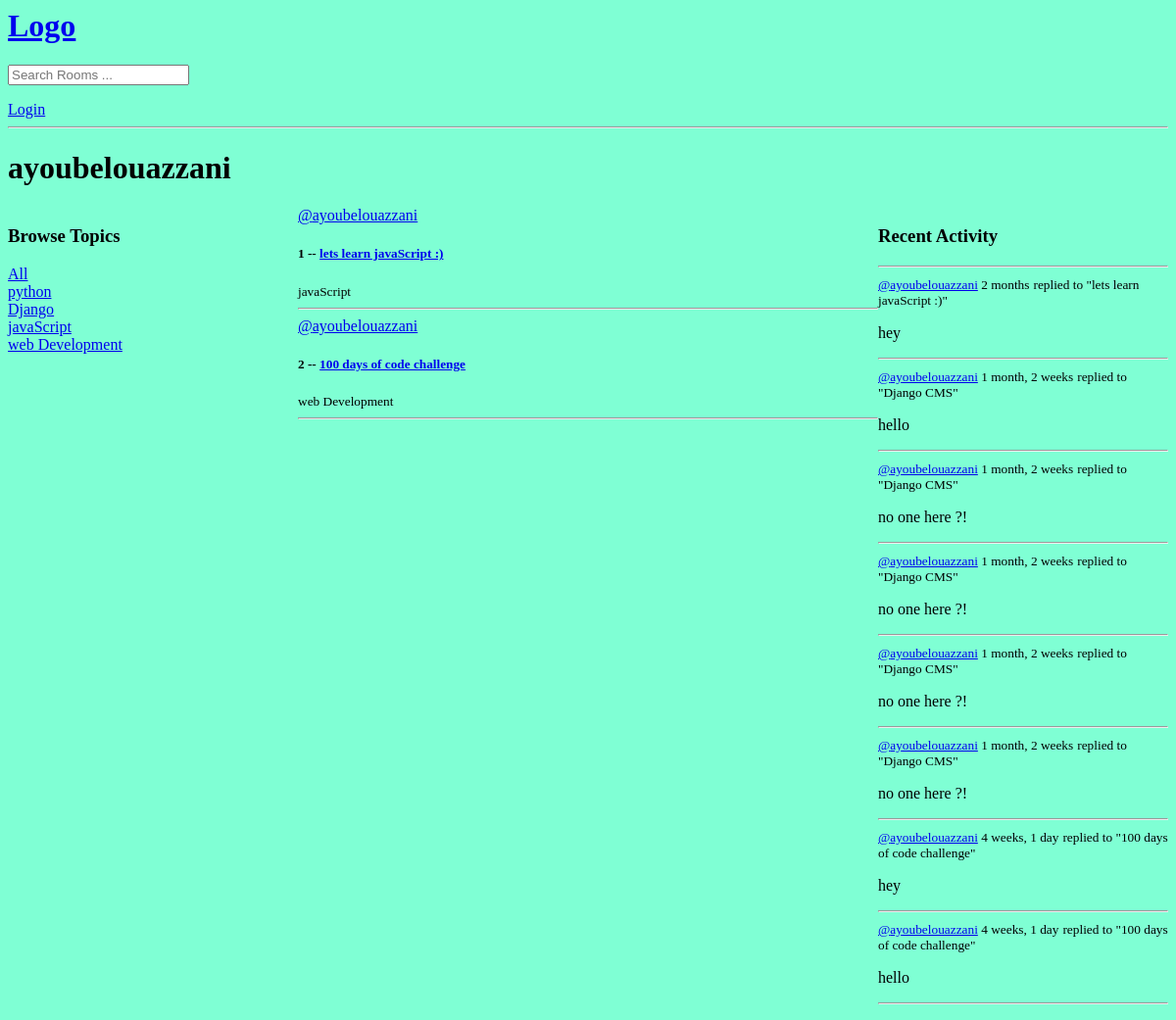
Page /user_profile/1/ on the earlier database version.
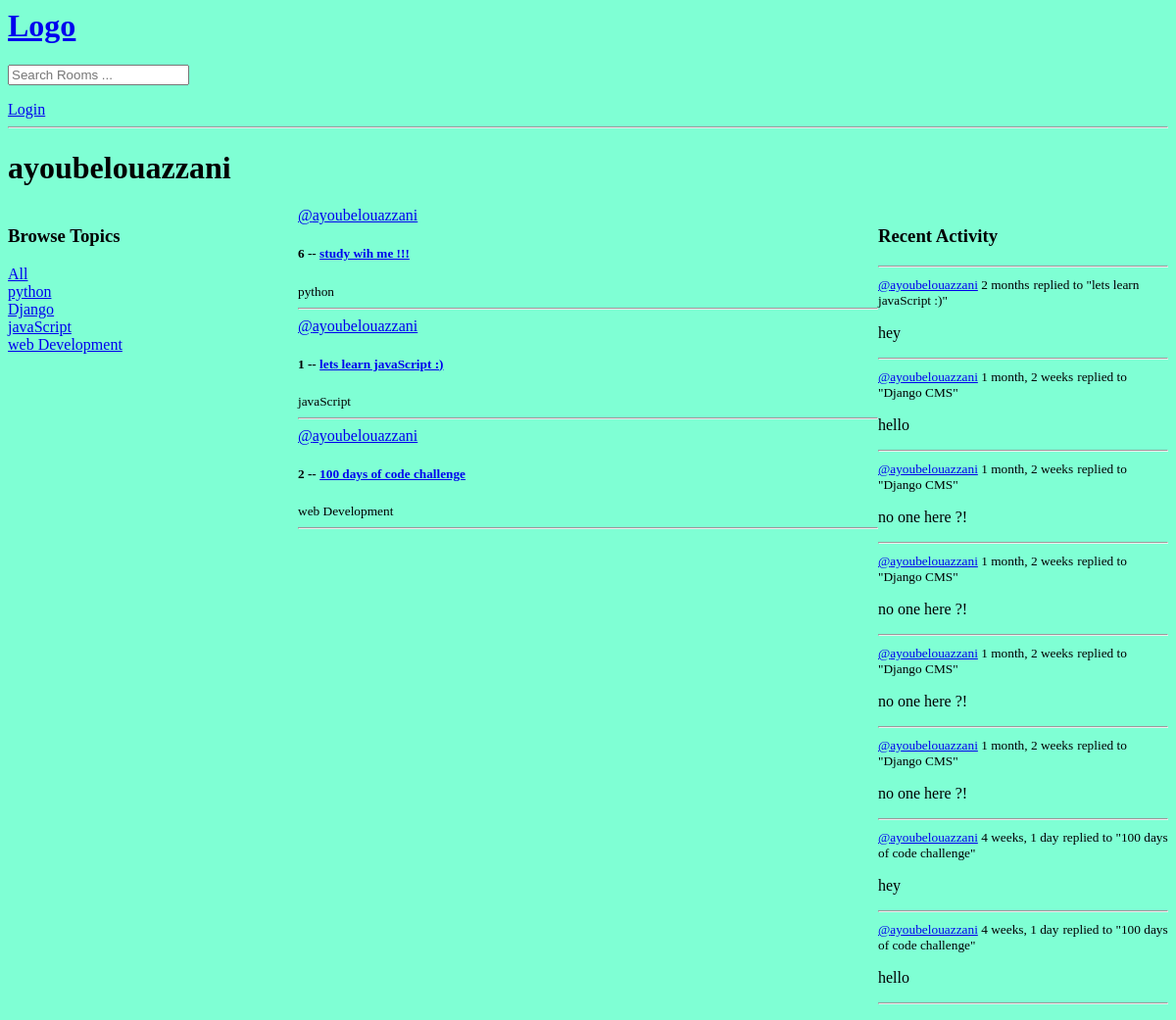
Same page on the later database version.
### base/models.py (models this page shows, shortened)
class Topic (models.Model):
    name = models.CharField(max_length=200)

class Room(models.Model):
    host =models.ForeignKey(User,on_delete=models.SET_NULL,null=True)
    topic = models.ForeignKey(Topic,on_delete=models.SET_NULL,null=True)
    name= models.CharField(max_length=200)
    description = models.TextField(null=True,blank=True)
    participants = models.ManyToManyField(User, related_name='participants',blank=True)
    updated = models.DateTimeField(auto_now=True)
    created = models.DateTimeField(auto_now_add=True)
    class Meta:
        ordering = ['-updated','-created']
    def __str__(self):
        return self.name

class Message(models.Model):
    user = models.ForeignKey(User,on_delete=models.CASCADE)
    room = models.ForeignKey(Room, on_delete=models.CASCADE)
    body = models.TextField()
    updated=models.DateTimeField(auto_now=True)
    created=models.DateTimeField(auto_now_add=True)
    def __str__(self):
        return self.body[0:50]

### base/views.py (the view)
# urls.py: path('user_profile/<str:pk>/',views.userProfile,name='user_profile'),
def userProfile(request,pk):
    user=User.objects.get(id=pk)
    rooms = user.room_set.all()
    room_message= user.message_set.all()
    Topics = Topic.objects.all()
    context={'user':user, 'rooms':rooms ,'room_message':room_message , 'Topics':Topics}
    return render(request,'base/profile.html',context)

### base/templates/base/profile.html (shortened to what this page needs)
{% extends 'main.html' %}
{% block content %}
<H1>{{user.username}}</H1>
<div class="profile_content">
    <div>
        {% include 'base/topics_component.html' %}
    </div>
    <div>
        {% include 'base/feed_component.html' %}
    </div>
    <div>
        {% include 'base/activity_component.html' %}
    </div>
</div>
{% endblock content %}

### templates/main.html (shortened to what this page needs)
{% load static %}
<html lang="en">
  <head>
    <link
      rel="stylesheet"
      type="text/css"
      media="screen"
      href="{% static 'styles/main.css' %}"
    />
  </head>
  <body>
    {% include 'navbar.html' %}  {% block content %} {% endblock %}
  </body>
</html>

### templates/navbar.html
<a href="/">
    <H1> Logo </H1>
</a>
<form method="GET" action="{% url 'home' %}">
    <input type="text" name="q" placeholder="Search Rooms ..." />
</form>
{% if request.user.is_authenticated %}
<p>hello {{request.user}}</p>
<a href="{% url 'logout' %}">Logout</a>
{% else %}
<a href="{% url 'login' %}">Login</a>
{% endif %}
<hr>

### base/templates/base/topics_component.html
<div>
    <h3>Browse Topics</h3>
    <div>
        <a href="{% url 'home' %}">All</a>
    </div>
    {% for topic in Topics %}
    <div>
        <a href="{% url 'home' %}?q={{topic.name}}">{{ topic.name }}</a>
    </div>
    {% endfor %}
</div>

### base/templates/base/feed_component.html (shortened to what this page needs)
<div>
    {% for room in rooms %}
    <div>
        <a href="{% url 'user_profile' room.host.id %}">@{{room.host.username}}</a>
        <h5>{{room.id}} -- <a href="{% url 'room' room.id %}">{{room.name}}</a></h5>
        <small>{{room.topic.name}}</small>
        <hr>
    </div>
    {% endfor %}
</div>

### base/templates/base/activity_component.html (shortened to what this page needs)
<h3>Recent Activity</h3>
<hr>
{% for message in room_message %}
    <div>
        <small><a href="{% url 'user_profile' message.user.id %}">@{{message.user}}</a> {{message.created|timesince}}</small>
        <small> replied to "{{message.room}}"</small>
        <P>{{message}}</P>
        <hr>
    </div>
{% endfor %}

### static/styles/main.css (style rules this page uses)
body { background-color: aquamarine; }

### base/templates/base/profile.html (style rules this page uses)
.profile_content { display: grid; grid-template-columns: 1fr 2fr 1fr; }

Differences in the rows shown:
added Room: host.username "ayoubelouazzani", id "6", name "study wih me !!!", topic.name "python"
